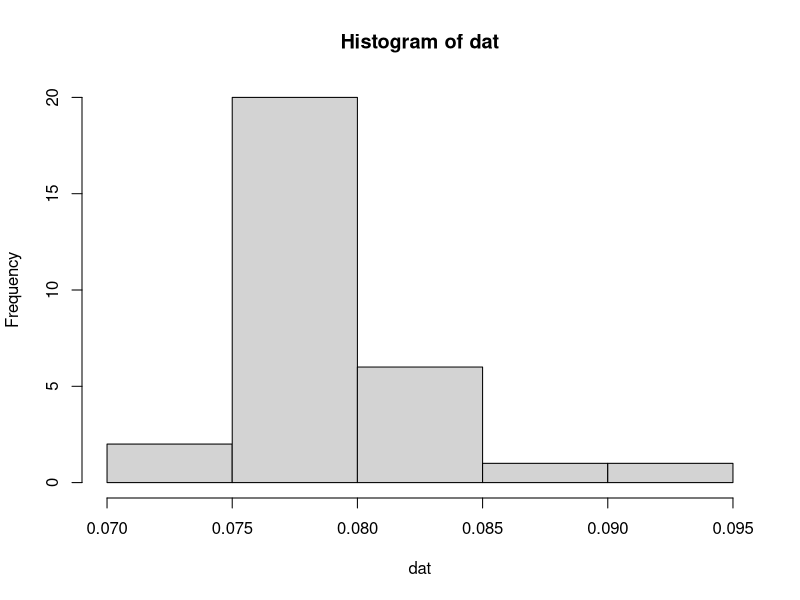
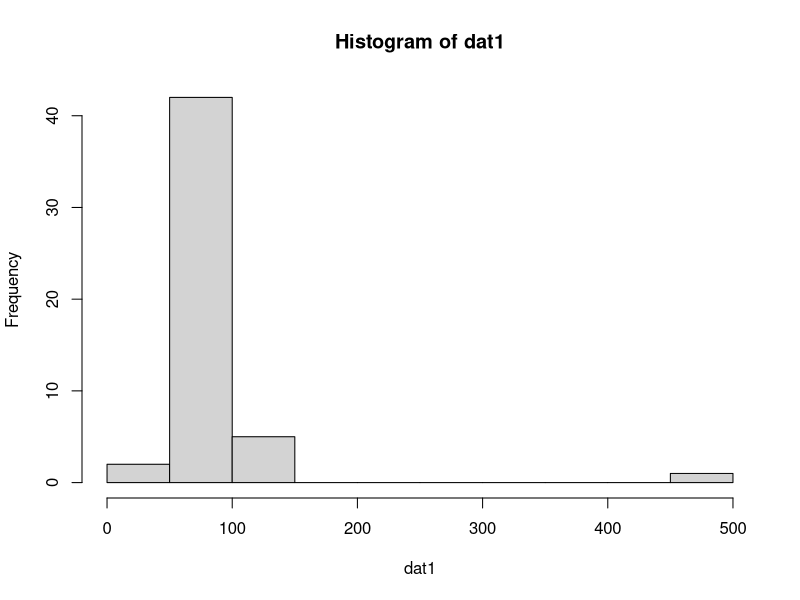
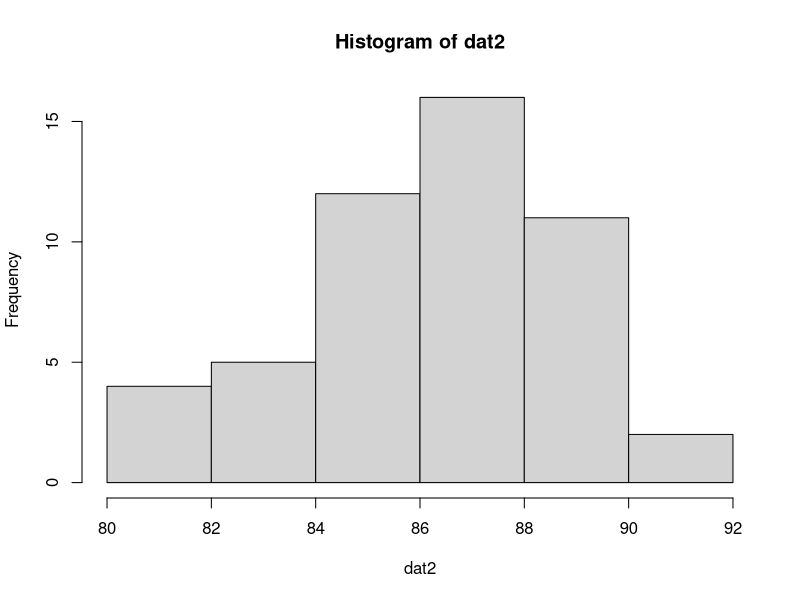

Write the R code that produced these figures, in order.
dat <- c(0.085, 0.0802, 0.0798, 0.0829, 0.0753, 0.0853, 0.0754, 0.0757, 0.0749, 0.076, 0.0778, 0.0754, 0.0829, 0.0902, 0.0792, 0.076, 0.0792, 0.0777, 0.0795, 0.0791, 0.0791, 0.0783, 0.0787, 0.0819, 0.0846, 0.0785, 0.0772, 0.0708, 0.0781, 0.0775 )

var(mean(dat))

hist(dat)
var(dat)
sd(dat)

dat1 <- c(108.4, 73.7, 86.7, 69.6, 87, 81.5, 103.9, 460, 86, 84.7, 111.1, 83.3, 78.2, 83, 85.7, 97.6, 84.2, 81.5, 83.9, 85.8, 82, 92.5, 85.3, 86.4, 85.4, 80.3, 84.5, 87.4, 19.7, 83.4, 103.9, 82.8, 85.6, 81.2, 85.6, 82.3, 84.9, 90.6, 56.3, 83, 11.6, 121, 87.2, 85.4, 80.6, 84.1, 86.3, 66.7, 83, 85.1 )
dat2 <- c(87.2, 82.6, 88.3, 86.6, 85.1, 80.7, 87, 85.6, 89.8, 89.8, 85.2, 85.6, 89.2, 89.8, 85.2, 84.5, 87.4, 88, 83.9, 86.1, 86.3, 82, 81.7, 87.3, 84.8, 91.2, 81.7, 87.7, 86.7, 82.4, 88.2, 86.4, 87.1, 84.6, 87.4, 89.2, 83, 83.2, 87, 85.5, 85.5, 85.6, 86.1, 89, 90.1, 84.5, 89.2, 87.5, 88.5, 89.0)

f1 <- mean(dat1)
g1 <- mean(dat2)

f <- sd(dat1)
g <- sd(dat2)

hist (dat1)
hist (dat2)

x <-  sd(dat2)/sqrt(length(dat2))
x

y <- sd(dat1)/sqrt(length(dat1))
y
